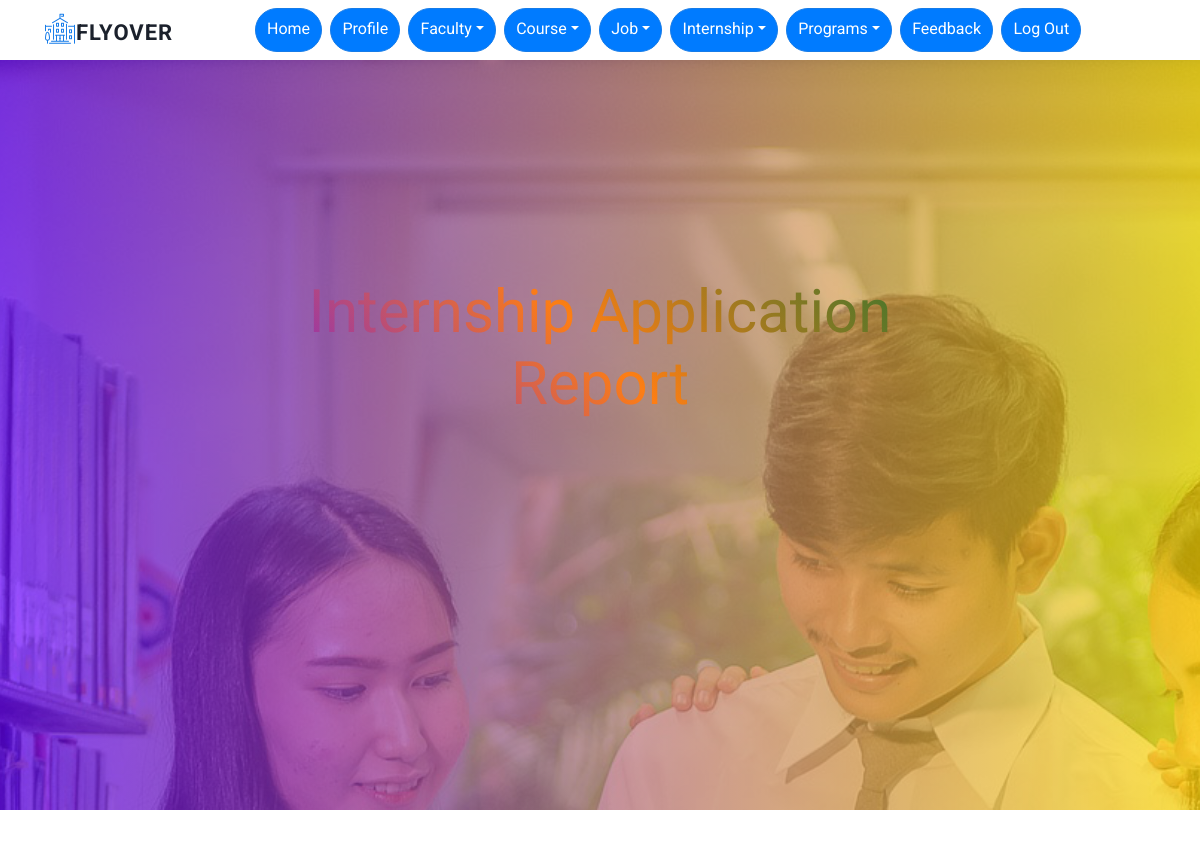
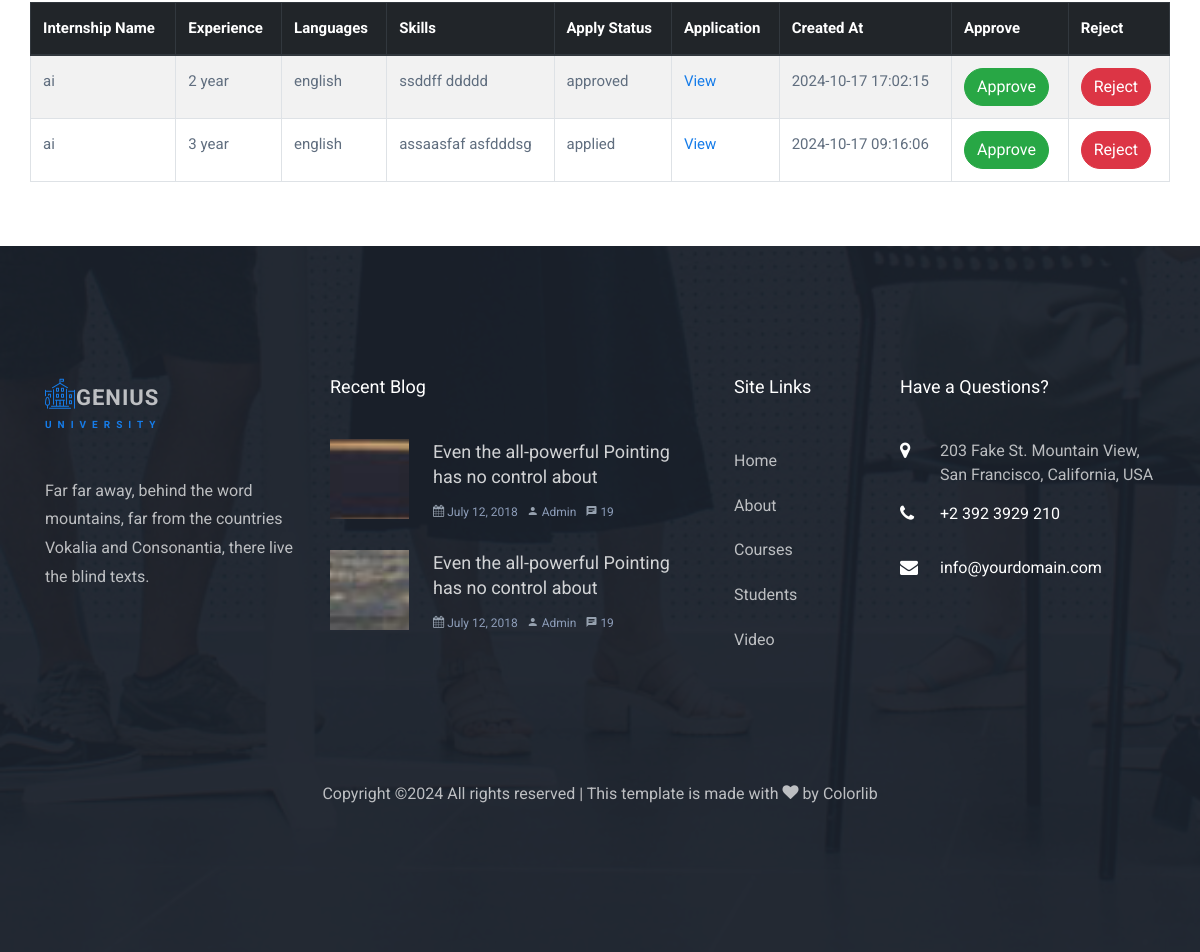
/institute/internship_report.php (signed in), run on the app's committed database (2 pictures, top to bottom).
### tables this page shows
CREATE TABLE `internship_application` (
  `internship_apply_id` int(30) NOT NULL,
  `user_id` int(30) NOT NULL,
  `institute_id` int(30) NOT NULL,
  `internship_application` varchar(100) NOT NULL,
  `apply_status` varchar(30) NOT NULL,
  `experience` varchar(30) NOT NULL,
  `languages` varchar(100) NOT NULL,
  `skills` varchar(100) NOT NULL,
  `created_at` timestamp NOT NULL DEFAULT current_timestamp() ON UPDATE current_timestamp(),
  `internship_id` int(30) NOT NULL
);

CREATE TABLE `internship` (
  `internship_id` int(30) NOT NULL,
  `internship_title` varchar(100) NOT NULL,
  `company_name` varchar(100) NOT NULL,
  `location` varchar(100) NOT NULL,
  `stipend` int(100) NOT NULL,
  `description` varchar(300) NOT NULL,
  `requirement` varchar(100) NOT NULL,
  `post_date` date NOT NULL,
  `expiry_date` date NOT NULL,
  `institute_id` int(30) NOT NULL,
  `application` varchar(100) NOT NULL,
  `duration` int(30) NOT NULL
);

### institute/internship_report.php (the view, shortened to what this page needs)
<?php
include 'header.php';
include '../config.php';
$institute_id = $_SESSION['login_id'];
?>
<body>
    <div class="hero-wrap" style="background-image: url('../assets/images/bg_1.jpg'); background-attachment:fixed;">
        <div class="overlay"></div>
        <div class="container">
            <div class="row no-gutters slider-text align-items-center justify-content-center" data-scrollax-parent="true">
                <div class="col-md-8 ftco-animate text-center">
                    <h1 class="mb-4">Internship Application Report</h1>
                </div>
            </div>
        </div>
    </div>
    <div class="container my-5 gray-bg">
        <div class="row justify-content-center">
            <table class="table table-bordered table-hover table-striped glass-table">
                <thead class="thead-dark">
                    <tr>
                        <th>Internship Name</th>
                        <th>Experience</th>
                        <th>Languages</th>
                        <th>Skills</th>
                        <th>Apply Status</th>
                        <th>Application</th>
                        <th>Created At</th>
                        <th>Approve</th>
                        <th>Reject</th>
                    </tr>
                </thead>
                <tbody>
                    <?php
                    $query = "SELECT ia.*, i.internship_title
                                FROM internship_application ia
                                JOIN internship i ON ia.internship_id = i.internship_id
                                WHERE ia.institute_id = '$institute_id' and ia.apply_status IN ('applied', 'approved') ";
                    $result = mysqli_query($con, $query);
                    if ($result->num_rows > 0) {
                        while ($row = $result->fetch_assoc()) {
                            echo "<tr>";
                            echo "<td>" . htmlspecialchars($row['internship_title']) . "</td>";
                            echo "<td>" . htmlspecialchars($row['experience']) . "</td>";
                            echo "<td>" . htmlspecialchars($row['languages']) . "</td>";
                            echo "<td>" . htmlspecialchars($row['skills']) . "</td>";
                            echo "<td>" . htmlspecialchars($row['apply_status']) . "</td>";
                            echo "<td><a href='../upload/" . htmlspecialchars($row['internship_application']) . "' target='_blank'>View</a></td>";
                            echo "<td>" . htmlspecialchars($row['created_at']) . "</td>";
                            echo "<td><a href='intership_report_approve_action.php?id=" . $row['internship_apply_id'] . "' class='btn btn-success'>Approve</a></td>";
                            echo "<td><a href='internship_report_reject_action.php?id=" . $row['internship_apply_id'] . "' class='btn btn-danger'>Reject</a></td>";
                            echo "</tr>";
                        }
                    } else {
                        echo "<tr><td colspan='7' class='text-center'>No Internship Applications Found</td></tr>";
                    }
                    ?>
                </tbody>
            </table>
        </div>
    </div>
    <?php include 'footer.php'; ?>
</body>
</html>

### data on the page
internship_application: internship.internship_title "ai", experience "2 year", languages "english", skills "ssddff ddddd", apply_status "approved", created_at "2024-10-17 17:02:15"
internship_application: internship.internship_title "ai", experience "3 year", languages "english", skills "assaasfaf asfdddsg", apply_status "applied", created_at "2024-10-17 09:16:06"
